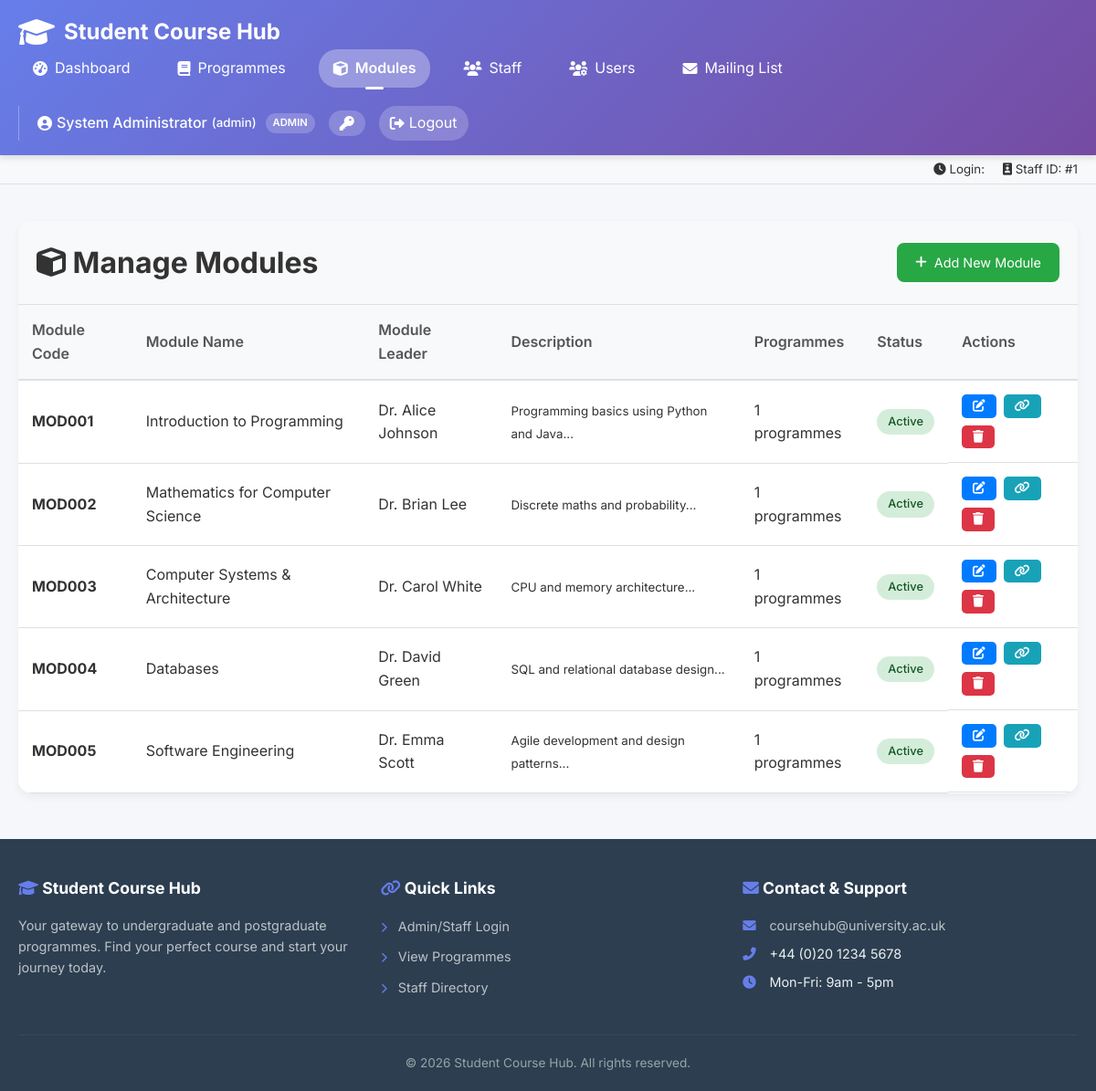
Page /admin/modules.php (signed in) on the committed database.
### tables this page shows
CREATE TABLE Modules (
    ModuleID INT PRIMARY KEY,
    ModuleName VARCHAR(150) NOT NULL,
    ModuleLeaderID INT,
    Description TEXT,
    Image VARCHAR(255),
    ImageAlt TEXT,
    Status ENUM('active','inactive') DEFAULT 'active',
    CreatedAt TIMESTAMP DEFAULT CURRENT_TIMESTAMP,
    UpdatedAt TIMESTAMP DEFAULT CURRENT_TIMESTAMP ON UPDATE CURRENT_TIMESTAMP,
    FOREIGN KEY (ModuleLeaderID) REFERENCES Staff(StaffID)
);

CREATE TABLE Staff (
    StaffID INT PRIMARY KEY,
    Name VARCHAR(100) NOT NULL,
    Title VARCHAR(100),
    Bio TEXT,
    Department VARCHAR(100),
    Photo VARCHAR(255),
    Email VARCHAR(100)
);

### admin/modules.php (the view, shortened to what this page needs)
<?php
include '../includes/header.php';
?>
<div class="table-container">
    <div class="table-header">
        <h1><i class="fas fa-cube"></i> Manage Modules</h1>
        <a href="<?php echo BASE_PATH; ?>admin/edit-module.php" class="add-btn">
            <i class="fas fa-plus"></i> Add New Module
        </a>
    </div>
    <div class="table-responsive">
        <table>
            <thead>
                <tr>
                    <th>Module Code</th>
                    <th>Module Name</th>
                    <th>Module Leader</th>
                    <th>Description</th>
                    <th>Programmes</th>
                    <th>Status</th>
                    <th>Actions</th>
                </tr>
            </thead>
            <tbody>
                <?php
                $query = "SELECT m.*, s.Name as leader_name, s.Title as leader_title,
                                (SELECT COUNT(*) FROM ProgrammeModules WHERE ModuleID = m.ModuleID) as programme_count
                         FROM Modules m
                         LEFT JOIN Staff s ON m.ModuleLeaderID = s.StaffID
                         ORDER BY m.ModuleID";
                $result = mysqli_query($conn, $query);
                if (mysqli_num_rows($result) > 0) {
                    while ($row = mysqli_fetch_assoc($result)) {
                        echo "<tr>";
                        echo "<td><strong>MOD" . str_pad($row['ModuleID'], 3, '0', STR_PAD_LEFT) . "</strong></td>";
                        echo "<td>" . htmlspecialchars($row['ModuleName']) . "</td>";
                        echo "<td>";
                        echo htmlspecialchars($row['leader_name'] ?? 'Not assigned');
                        echo "</td>";
                        echo "<td><small>" . substr(htmlspecialchars($row['Description']), 0, 50) . "...</small></td>";
                        echo "<td>" . $row['programme_count'] . " programmes</td>";
                        echo "<td>";
                        $statusClass = strtolower($row['Status'] ?? 'active');
                        echo "<span class='status-badge status-" . $statusClass . "'>" . ucfirst($row['Status'] ?? 'Active') . "</span>";
                        echo "</td>";
                        echo "<td class='action-btns'>";
                        echo "<a href='" . BASE_PATH . "admin/edit-module.php?id=" . $row['ModuleID'] . "' class='edit-btn' title='Edit Module'>";
                        echo "<i class='fas fa-edit'></i></a>";
                        echo "<a href='" . BASE_PATH . "admin/assign-module.php?module_id=" . $row['ModuleID'] . "' class='view-btn' title='Assign to Programme'>";
                        echo "<i class='fas fa-link'></i></a>";
                        echo "<a href='?action=delete&id=" . $row['ModuleID'] . "' class='delete-btn' onclick='return confirm(\"Are you sure you want to delete this module?\")' title='Delete Module'>";
                        echo "<i class='fas fa-trash'></i></a>";
                        echo "</td>";
                        echo "</tr>";
                    }
                } else {
                    echo "<tr><td colspan='7' style='text-align: center; padding: 40px;'>";
                    echo "<i class='fas fa-cubes' style='font-size: 3rem; color: #ccc;'></i>";
                    echo "<p style='margin-top: 10px;'>No modules found. Click 'Add New Module' to get started.</p>";
                    echo "</td></tr>";
                }
                ?>
            </tbody>
        </table>
    </div>
</div>
<?php include '../includes/footer.php'; ?>

### rows in the picture
modules: ModuleID "001", ModuleName "Introduction to Programming", ModuleLeaderID.Name "Dr. Alice Johnson", Description "Programming basics using Python and Java", programme_count "1", Status "Active"
modules: ModuleID "002", ModuleName "Mathematics for Computer Science", ModuleLeaderID.Name "Dr. Brian Lee", Description "Discrete maths and probability", programme_count "1", Status "Active"
modules: ModuleID "003", ModuleName "Computer Systems & Architecture", ModuleLeaderID.Name "Dr. Carol White", Description "CPU and memory architecture", programme_count "1", Status "Active"
modules: ModuleID "004", ModuleName "Databases", ModuleLeaderID.Name "Dr. David Green", Description "SQL and relational database design", programme_count "1", Status "Active"
modules: ModuleID "005", ModuleName "Software Engineering", ModuleLeaderID.Name "Dr. Emma Scott", Description "Agile development and design patterns", programme_count "1", Status "Active"

### other values in the picture
$current_user_name "System Administrator"
$staff_name "admin"
$current_user_role "ADMIN"
$staff_id "1"
